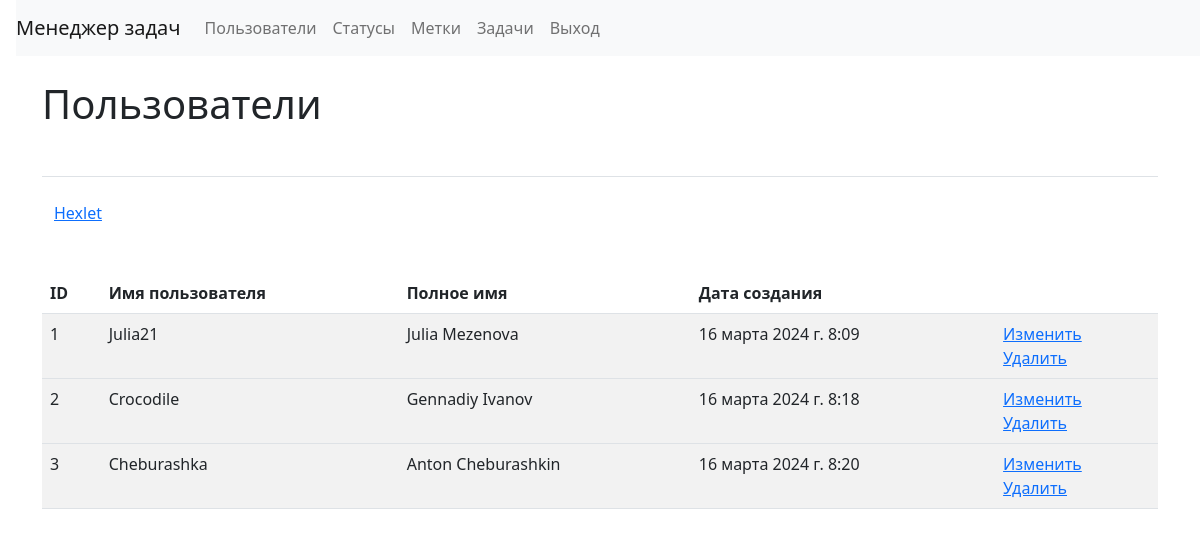
Screenshot of /users/ (signed in) with the database file from the repository.
### task_manager/users/models.py (models this page shows)
class User(AbstractUser):
    def __str__(self):
        return self.username

### task_manager/users/views.py (the view)
# urls.py: path('', IndexView.as_view(), name='labels_index'),
class IndexView(View):
    def get(self, request, *args, **kwargs):
        users = User.objects.all()[:]
        flash_messages = messages.get_messages(request)
        return render(
            request,
            'users/index.html',
            context={
                'users': users,
                'messages': flash_messages,
            }
        )

### task_manager/templates/users/index.html
{% extends "base.html" %}
{% load django_bootstrap5 %}
{% load i18n %}
{% block nav %}
{% if user.is_authenticated %}
{% include "nav_user.html" %}
{% else %}
{% include "nav.html" %}
{% endif %}
{% endblock %}
{% block content %}
  <h1 class="my-4">{% translate "Users" %}</h1>
  <table class="table table-striped">
    <thead>
      <tr>
	<th>ID</th>
	<th>{% translate "User name" %}</th>
	<th>{% translate "Full name" %}</th>
	<th>{% translate "Created at" %}</th>
	<th></th>
      </tr>
    </thead>
    {% for user in users %}
    <tbody>
      <tr>
	<td>{{ user.id }}</td>
	<td>{{ user.username }}</td>
	<td>{{ user.first_name }} {{ user.last_name }}</td>
	<td>{{ user.date_joined }}</td>
	<td>
	  <a href="{% url 'user_update' user.id %}">{% translate "Update" %}</a>
	  <br>
	  <a href="{% url 'user_delete' user.id %}">{% translate "Delete" %}</a>
	</td>
      </tr>
    </tbody>
    {% endfor %}
{% endblock %}

### rows the page displays
User: id "1", username "Julia21", first_name "Julia", last_name "Mezenova", date_joined "16 марта 2024 г. 8:09"
User: id "2", username "Crocodile", first_name "Gennadiy", last_name "Ivanov", date_joined "16 марта 2024 г. 8:18"
User: id "3", username "Cheburashka", first_name "Anton", last_name "Cheburashkin", date_joined "16 марта 2024 г. 8:20"
